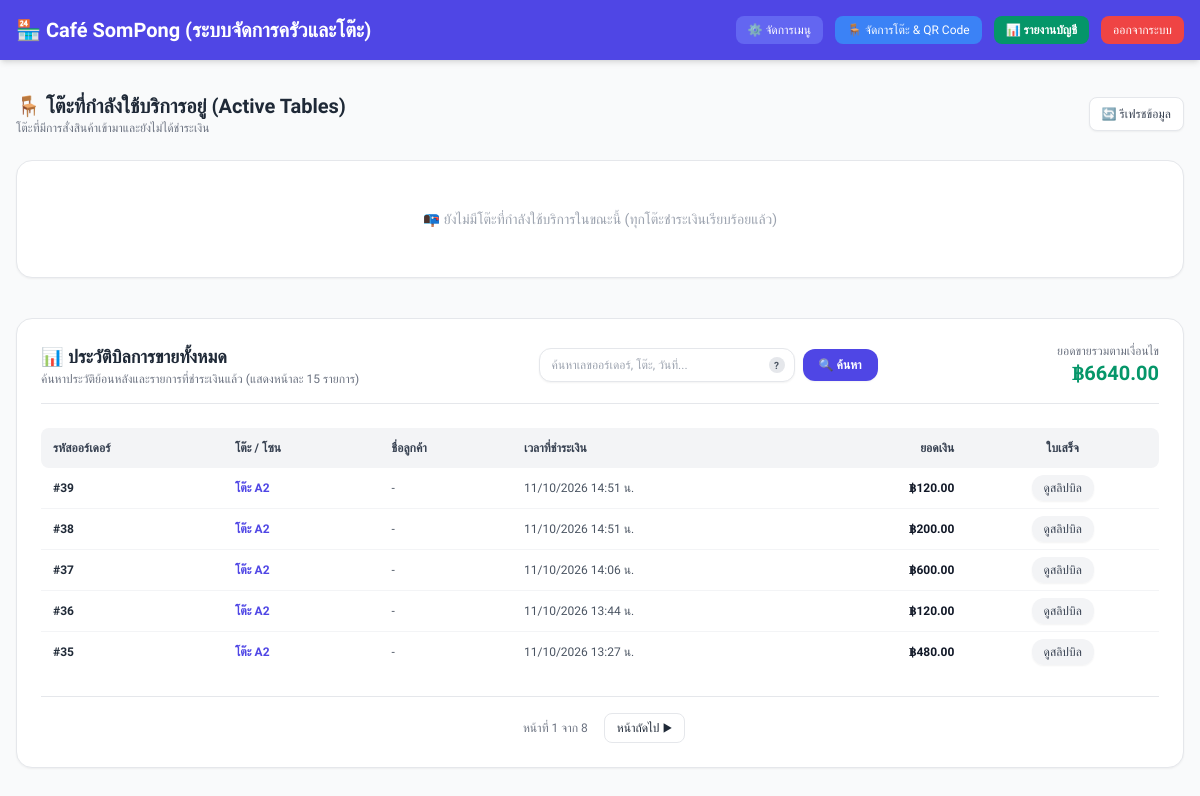
Screenshot of /store/cafe-sompong/manage/orders/ (signed in) with the database file from the repository.
### restaurants/models.py (models this page shows, shortened)
class Restaurant(models.Model):
    user = models.OneToOneField(settings.AUTH_USER_MODEL, on_delete=models.CASCADE, null=True, blank=True, verbose_name="บัญชีผู้ใช้งาน")
    name = models.CharField(max_length=255, verbose_name="ชื่อร้านอาหาร")
    slug = models.SlugField(unique=True, max_length=255, verbose_name="ลิงก์ร้าน (Slug)")
    restaurant_type = models.CharField(max_length=50, choices=RESTAURANT_TYPES, default='general', verbose_name="ประเภทกิจการ/ร้านค้า")
    owner_name = models.CharField(max_length=255, verbose_name="ชื่อเจ้าของร้าน")
    phone = models.CharField(max_length=20, verbose_name="เบอร์โทรศัพท์")
    address = models.TextField(blank=True, null=True, verbose_name="ที่อยู่ร้าน")
    is_active = models.BooleanField(default=True, verbose_name="สถานะเปิดใช้งาน")
    created_at = models.DateTimeField(auto_now_add=True, verbose_name="วันที่สมัคร")

class Order(models.Model):
    STATUS_CHOICES = (
        ('pending', 'รอดำเนินการ'),
        ('cooking', 'กำลังทำอาหาร'),
        ('completed', 'เสิร์ฟแล้ว/เสร็จสิ้น'),
        ('cancelled', 'ยกเลิก'),
    )
    restaurant = models.ForeignKey(Restaurant, on_delete=models.CASCADE, related_name='orders')
    table_number = models.CharField(max_length=50, verbose_name="เลขโต๊ะ / โซน")
    customer_name = models.CharField(max_length=100, blank=True, null=True, verbose_name="ชื่อผู้สั่ง")
    total_price = models.DecimalField(max_digits=10, decimal_places=2, default=0)
    status = models.CharField(max_length=20, choices=STATUS_CHOICES, default='pending')
    is_paid = models.BooleanField(default=False, verbose_name="ชำระเงินแล้วหรือยัง") # <--- เพิ่มฟิลด์ชำระเงิน
    created_at = models.DateTimeField(auto_now_add=True)

### restaurants/views.py (the view, shortened to what this page needs)
# urls.py: path('store/<slug:slug>/manage/orders/', merchant_orders, name='merchant_orders'),
@login_required(login_url='/login/')
def merchant_orders(request, slug):
    restaurant = get_object_or_404(Restaurant, slug=slug)
    if restaurant.user != request.user and not request.user.is_superuser:
        return render(request, 'restaurants/403.html', status=403)
    unpaid_orders = restaurant.orders.filter(is_paid=False).order_by('-created_at')
    active_tables_dict = {}
    active_tables = list(active_tables_dict.values())
    paid_orders_list = restaurant.orders.filter(is_paid=True).order_by('-created_at')
    search_query = request.GET.get('q', '').strip()
    daily_total_sales = sum(o.total_price for o in paid_orders_list)
    paginator = Paginator(paid_orders_list, 5)
    page_number = request.GET.get('page')
    paid_orders_today = paginator.get_page(page_number)
    context = {
        'restaurant': restaurant,
        'active_tables': active_tables,
        'paid_orders_today': paid_orders_today,
        'daily_total_sales': daily_total_sales,
        'search_query': search_query,
    }
    return render(request, 'restaurants/merchant_orders.html', context)

### templates/restaurants/merchant_orders.html (shortened to what this page needs)
<!DOCTYPE html>
<html lang="th">
<head>
    <script src="https://cdn.tailwindcss.com"></script>
</head>
<body class="bg-gray-50 text-gray-800 pb-20">
    <nav class="bg-indigo-600 text-white shadow-md">
        <div class="max-w-7xl mx-auto px-4 py-4 flex justify-between items-center">
            <h1 class="text-xl font-bold">🏪 {{ restaurant.name }} (ระบบจัดการครัวและโต๊ะ)</h1>
            <div class="flex items-center gap-3">
                <a href="{% url 'merchant_dashboard' restaurant.slug %}" class="bg-indigo-500 hover:bg-indigo-700 text-white text-xs px-3 py-1.5 rounded-lg transition">
                    ⚙️ จัดการเมนู
                </a>
                <a href="{% url 'merchant_tables' restaurant.slug %}" class="bg-blue-500 hover:bg-blue-600 text-white text-xs px-3 py-1.5 rounded-lg transition">
                    🪑 จัดการโต๊ะ & QR Code
                </a>
                <a href="{% url 'merchant_accounting_report' restaurant.slug %}" class="bg-emerald-600 hover:bg-emerald-700 text-white text-xs px-3 py-1.5 rounded-lg transition font-bold flex items-center gap-1">
                    📊 รายงานบัญชี
                </a>
                <a href="/logout/" class="bg-red-500 hover:bg-red-600 text-white text-xs px-3 py-1.5 rounded-lg transition">
                    ออกจากระบบ
                </a>
            </div>
        </div>
    </nav>
    <main class="max-w-7xl mx-auto px-4 py-8 space-y-10">
        <div>
            <div class="flex justify-between items-center mb-6">
                <div>
                    <h2 class="text-xl font-bold text-gray-800">🪑 โต๊ะที่กำลังใช้บริการอยู่ (Active Tables)</h2>
                    <p class="text-xs text-gray-500">โต๊ะที่มีการสั่งสินค้าเข้ามาและยังไม่ได้ชำระเงิน</p>
                </div>
                <button onclick="location.reload();" class="bg-white border hover:bg-gray-100 text-gray-700 text-xs px-3 py-2 rounded-lg shadow-sm transition">
                    🔄 รีเฟรชข้อมูล
                </button>
            </div>
            <div class="grid grid-cols-1 md:grid-cols-2 lg:grid-cols-3 gap-6">
                {% for table in active_tables %}
                <div class="bg-white rounded-2xl shadow-sm border p-6 flex flex-col justify-between relative overflow-hidden border-indigo-100">
                    <div class="absolute top-0 right-0 bg-indigo-600 text-white px-4 py-1 text-xs font-bold rounded-bl-xl">
                        {{ table.order_count }} รอบการสั่ง
                    </div>
                    <div>
                        <div class="mb-4">
                            <h3 class="text-xl font-bold text-indigo-600">📍 โต๊ะ / โซน: {{ table.table_number }}</h3>
                            <p class="text-xs text-gray-400 mt-0.5">รวมทุกออร์เดอร์ที่ยังไม่ปิดโต๊ะ</p>
                        </div>
                        <div class="border-t border-b py-3 my-3 space-y-3 max-h-60 overflow-y-auto">
                            {% for order in table.orders %}
                            <div class="bg-gray-50 p-2.5 rounded-xl text-xs space-y-1">
                                <div class="flex justify-between font-bold text-gray-700">
                                    <span>ออร์เดอร์ #{{ order.id }} {% if order.customer_name %}({{ order.customer_name }}){% endif %}</span>
                                    <span class="text-indigo-600">{{ order.get_status_display }}</span>
                                </div>
                                <ul class="space-y-1 text-gray-600">
                                    {% for item in order.items.all %}
                                    <li class="flex justify-between">
                                        <span>- {{ item.menu_item.name }} x {{ item.quantity }}</span>
                                        <span>฿{{ item.price }}</span>
                                    </li>
                                    {% endfor %}
                                </ul>
                            </div>
                            {% endfor %}
                        </div>
                    </div>
                    <div>
                        <div class="flex justify-between items-center mb-4 font-bold text-base">
                            <span>ยอดรวมสุทธิโต๊ะนี้:</span>
                            <span class="text-indigo-600 text-lg">฿{{ table.total_amount }}</span>
                        </div>
                        <div class="grid grid-cols-2 gap-2 pt-2 border-t mb-2">
                            <a href="{% url 'merchant_table_receipt' restaurant.slug table.table_number %}" class="bg-indigo-50 hover:bg-indigo-100 text-indigo-700 font-semibold py-2 px-2 rounded-xl text-xs text-center transition">
                                🧾 ดูสลิปบิล
                            </a>
                            <a href="{% url 'merchant_table_status_manage' restaurant.slug table.table_number %}" class="bg-amber-50 hover:bg-amber-100 text-amber-700 font-semibold py-2 px-2 rounded-xl text-xs text-center transition">
                                ⚙️ จัดการสถานะ
                            </a>
                        </div>
                        <form action="{% url 'checkout_table_order' restaurant.slug table.table_number %}" method="POST" onsubmit="return confirm('ยืนยันรับชำระเงินและปิดโต๊ะ {{ table.table_number }}? โต๊ะนี้จะถูกย้ายไปประวัติยอดขายประจำวัน');" class="block">
                            {% csrf_token %}
                            <button type="submit" class="w-full bg-emerald-600 hover:bg-emerald-700 text-white font-bold py-2 px-4 rounded-xl text-xs transition shadow-sm text-center">
                                💰 ชำระเงิน / ปิดโต๊ะ
                            </button>
                        </form>
                    </div>
                </div>
                {% empty %}
                <div class="col-span-full bg-white p-12 rounded-2xl shadow-sm text-center border">
                    <p class="text-gray-400 text-sm">📭 ยังไม่มีโต๊ะที่กำลังใช้บริการในขณะนี้ (ทุกโต๊ะชำระเงินเรียบร้อยแล้ว)</p>
                </div>
                {% endfor %}
            </div>
        </div>
        <div class="bg-white rounded-2xl shadow-sm border p-6">
            <div class="flex flex-col md:flex-row justify-between items-center mb-6 gap-4 border-b pb-4">
                <div>
                    <h2 class="text-lg font-bold text-gray-800">📊 ประวัติบิลการขายทั้งหมด</h2>
                    <p class="text-xs text-gray-500">ค้นหาประวัติย้อนหลังและรายการที่ชำระเงินแล้ว (แสดงหน้าละ 15 รายการ)</p>
                </div>
                <form method="GET" class="flex items-center gap-2 w-full md:w-auto relative">
                    <div class="relative w-full md:w-64">
                        <input type="text" name="q" value="{{ search_query }}" placeholder="ค้นหาเลขออร์เดอร์, โต๊ะ, วันที่..." class="border rounded-xl px-3 py-2 text-xs w-full focus:outline-none focus:ring-2 focus:ring-indigo-500 shadow-sm pr-8">
                        <div class="absolute right-2.5 top-1/2 -translate-y-1/2 group cursor-pointer">
                            <span class="bg-gray-200 text-gray-600 rounded-full w-4 h-4 text-[10px] font-bold flex items-center justify-center">?</span>
                        </div>
                    </div>
                    <button type="submit" onclick="saveScrollPosition()" class="bg-indigo-600 hover:bg-indigo-700 text-white font-bold px-4 py-2 rounded-xl text-xs transition shadow-sm whitespace-nowrap">
                        🔍 ค้นหา
                    </button>
                </form>
                <div class="text-right whitespace-nowrap">
                    <p class="text-xs text-gray-500">ยอดขายรวมตามเงื่อนไข</p>
                    <p class="text-xl font-bold text-emerald-600">฿{{ daily_total_sales }}</p>
                </div>
            </div>
            <div class="overflow-x-auto">
                <table class="w-full text-left text-xs text-gray-600">
                    <thead class="bg-gray-100 text-gray-700 uppercase">
                        <tr>
                            <th class="p-3 rounded-l-lg">รหัสออร์เดอร์</th>
                            <th class="p-3">โต๊ะ / โซน</th>
                            <th class="p-3">ชื่อลูกค้า</th>
                            <th class="p-3">เวลาที่ชำระเงิน</th>
                            <th class="p-3 text-right">ยอดเงิน</th>
                            <th class="p-3 text-center rounded-r-lg">ใบเสร็จ</th>
                        </tr>
                    </thead>
                    <tbody class="divide-y divide-gray-100">
                        {% for order in paid_orders_today %}
                        <tr class="hover:bg-gray-50">
                            <td class="p-3 font-semibold text-gray-800">#{{ order.id }}</td>
                            <td class="p-3 font-bold text-indigo-600">{{ order.table_number }}</td>
                            <td class="p-3">{{ order.customer_name|default:"-" }}</td>
                            <td class="p-3">{{ order.created_at|date:"d/m/Y H:i" }} น.</td>
                            <td class="p-3 text-right font-bold text-gray-900">฿{{ order.total_price }}</td>
                            <td class="p-3 text-center">
                                <a href="{% url 'merchant_table_receipt' restaurant.slug order.table_number|default:'none' %}?order_id={{ order.id }}" class="bg-gray-100 hover:bg-gray-200 text-gray-700 px-3 py-1.5 rounded-xl text-xs font-medium transition shadow-sm">
                                    ดูสลิปบิล
                                </a>
                            </td>
                        </tr>
                        {% empty %}
                        <tr>
                            <td colspan="6" class="text-center py-8 text-gray-400">ยังไม่มีประวัติการขายที่ตรงกับเงื่อนไข</td>
                        </tr>
                        {% endfor %}
                    </tbody>
                </table>
                {% if paid_orders_today.has_other_pages %}
                <div class="flex justify-center items-center gap-2 mt-6 pt-4 border-t">
                    <span class="text-xs text-gray-500 px-2">
                        หน้าที่ {{ paid_orders_today.number }} จาก {{ paid_orders_today.paginator.num_pages }}
                    </span>
                    {% if paid_orders_today.has_next %}
                    <a href="?page={{ paid_orders_today.next_page_number }}{% if search_query %}&q={{ search_query }}{% endif %}" onclick="saveScrollPosition()" class="px-3 py-1.5 bg-white border rounded-lg text-xs font-medium hover:bg-gray-50">
                        หน้าถัดไป ▶
                    </a>
                    {% endif %}
                </div>
                {% endif %}
            </div>
        </div>
    </main>
</body>
</html>

### templates/restaurants/merchant_orders.html (style rules this page uses)
body { font-family: 'Prompt', sans-serif; }

### rows the page displays
Restaurant: name "Café SomPong"
Order: id "39", table_number "โต๊ะ A2", customer_name "-", created_at "11/10/2026 14:51", total_price "120.00"
Order: id "38", table_number "โต๊ะ A2", customer_name "-", created_at "11/10/2026 14:51", total_price "200.00"
Order: id "37", table_number "โต๊ะ A2", customer_name "-", created_at "11/10/2026 14:06", total_price "600.00"
Order: id "36", table_number "โต๊ะ A2", customer_name "-", created_at "11/10/2026 13:44", total_price "120.00"
Order: id "35", table_number "โต๊ะ A2", customer_name "-", created_at "11/10/2026 13:27", total_price "480.00"

### other values shown
{{ daily_total_sales }} "6640.00"
{{ paid_orders_today.number }} "1"
{{ paid_orders_today.paginator.num_pages }} "8"
